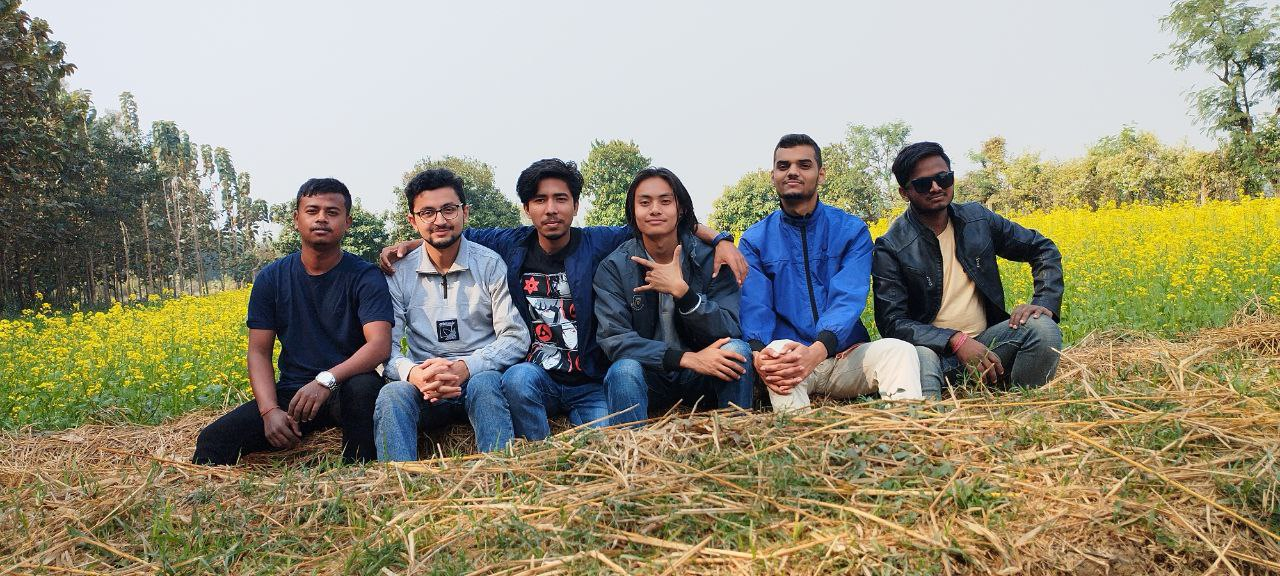
#> input picture photos/group.jpeg, 1280 x 576 px
$ python face_detect.py
#> lines starting #> are read from the running program, lines starting #| are printed output that depends on the picture; after the words box and inside, x2 and y2 are one past the last pixel; in counts of white or black regions, pixels touching at a corner belong together
import cv2 as cv

img = cv.imread('../photos/group.jpeg')
#> img is the input picture: shape (576, 1280, 3); mean B, G, R 122.2, 143.6, 148.5
cv.imshow('Lady',img)

gray = cv.cvtColor(img,cv.COLOR_BGR2GRAY)
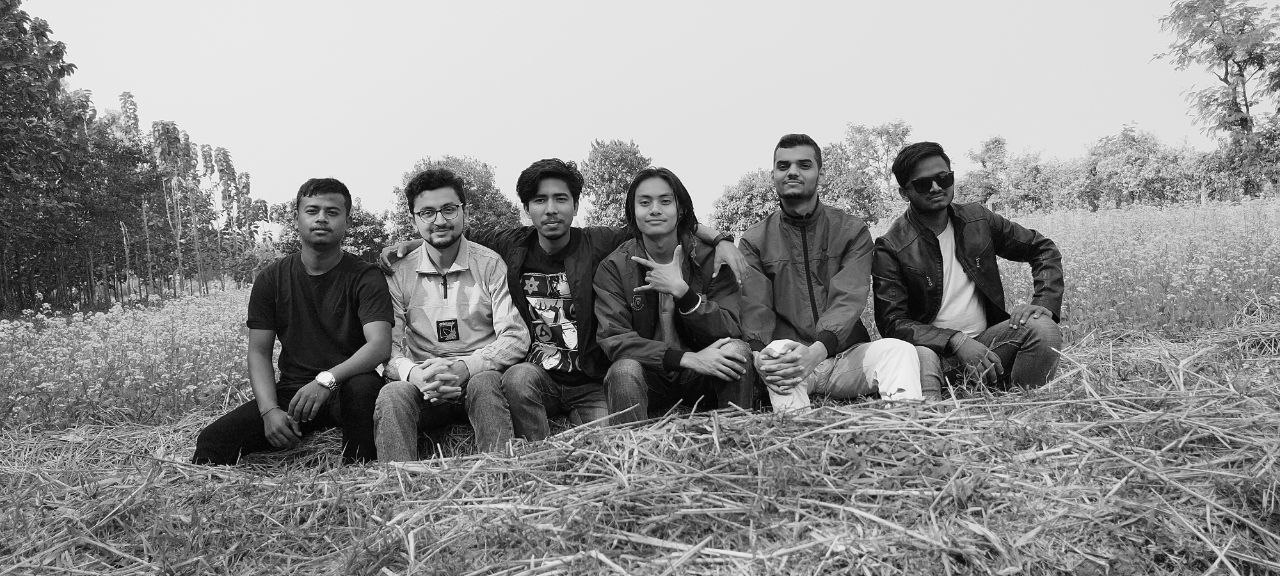
#> gray: shape (576, 1280); min 0, max 255, mean 142.6
cv.imshow('Gray Lady',gray)

haar_cascade = cv.CascadeClassifier('./harr_face.xml')
faces_rect = haar_cascade.detectMultiScale(gray,scaleFactor=1.1,minNeighbors=7)
#> faces_rect = [[524, 178, 55, 55], [627, 178, 58, 58], [765, 142, 59, 59], [293, 188, 59, 59], [408, 187, 63, 63]]
print(f'Number of faces found = {len(faces_rect)}')
#| Number of faces found = 5

for (x,y,w,h) in faces_rect:
    cv.rectangle(img,(x,y),(x+w,y+h),(0,255,0),thickness=2)
#> this loop made 5 passes
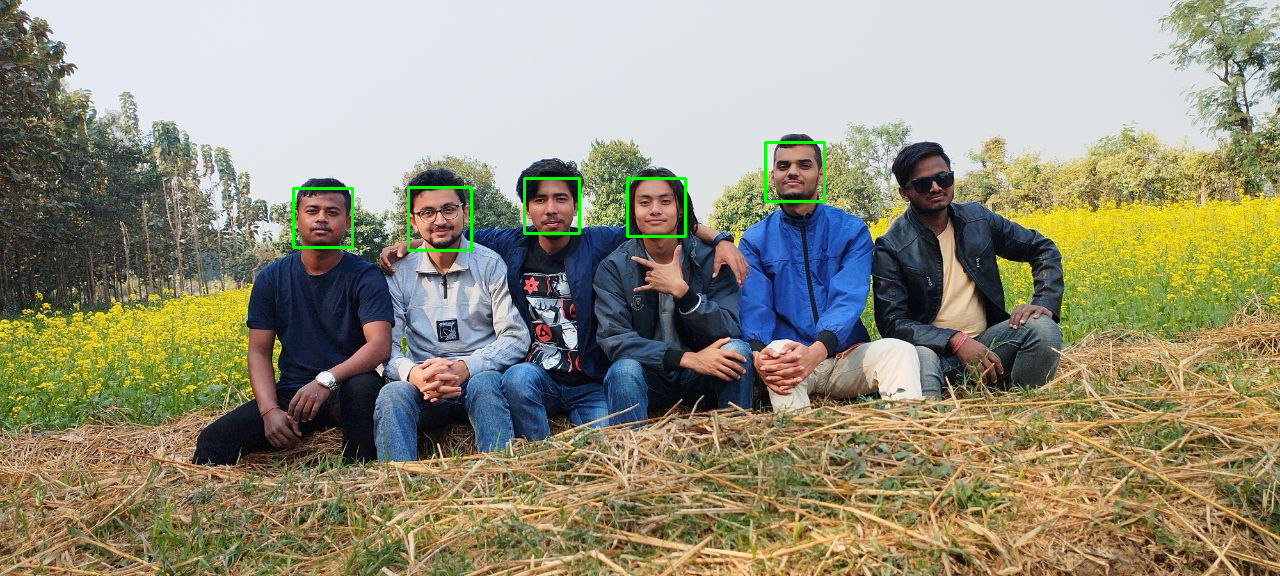
#> img: shape (576, 1280, 3); 0.48% of pixels changed, all inside (x1, y1, x2, y2) = (292, 141, 826, 252)
cv.imshow('Detected Faces',img)
cv.waitKey(0)

$ run again, with photos/dogs.jpg copied over photos/group.jpeg
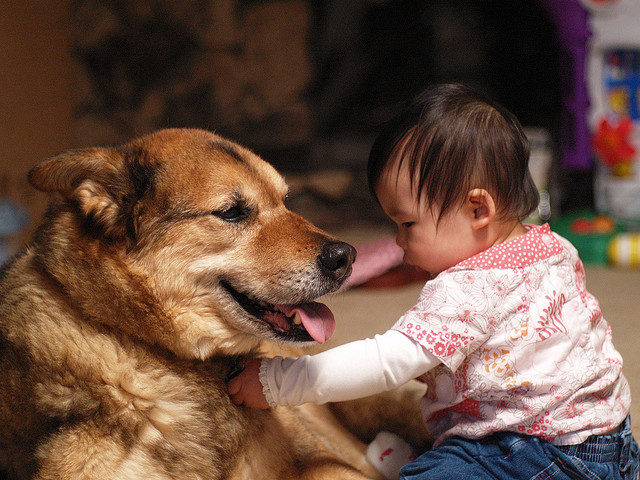
#> input picture photos/dogs.jpg, 640 x 480 px
#> img is the input picture: shape (480, 640, 3); mean B, G, R 66.7, 80.6, 108.4
#> `gray = cv.cvtColor(img,cv.COLOR_BGR2GRAY)`:
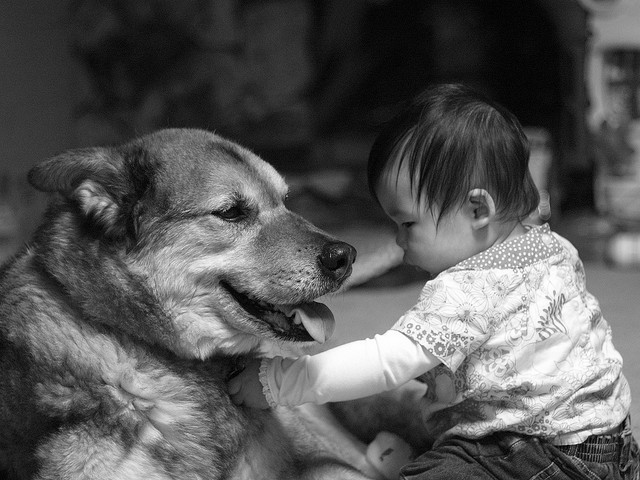
#> gray: shape (480, 640); min 0, max 255, mean 87.4
#> faces_rect = ()
#| Number of faces found = 0
